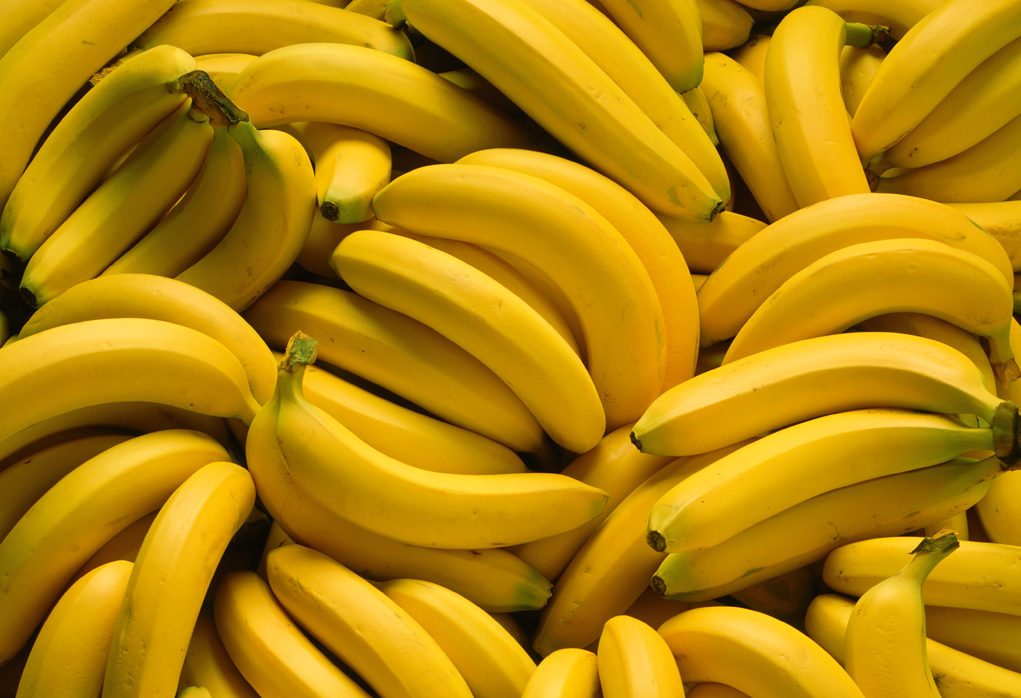
#> input picture Chapter 7/banana.png, 1021 x 698 px
$ python grayscale_histogram.py --image banana.png
#> lines starting #> are read from the running program, lines starting #| are printed output that depends on the picture
from matplotlib import pyplot as plt
import argparse
import cv2

ap = argparse.ArgumentParser()
ap.add_argument("-i", "--image", required = True, help = "Path to the image")
args = vars(ap.parse_args())

image = cv2.imread(args["image"])
#> image is the input picture: shape (698, 1021, 3); mean B, G, R 9.2, 132.6, 179

#convert to grayscale
image = cv2.cvtColor(image, cv2.COLOR_BGR2GRAY)
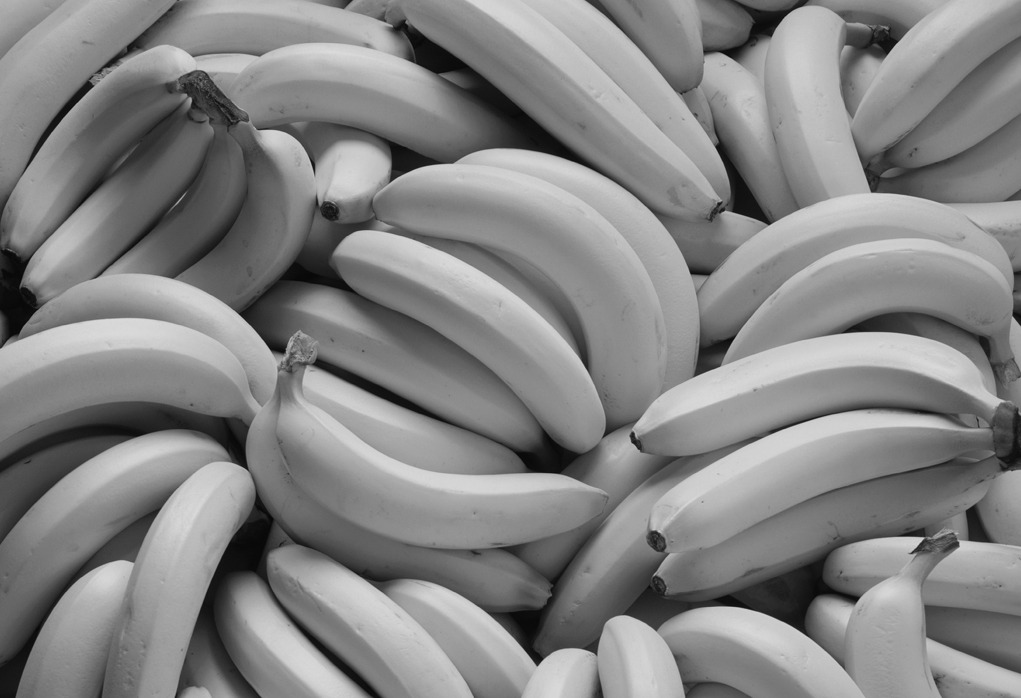
#> image: shape (698, 1021); min 7, max 219, mean 132.4
cv2.imshow("Original", image)
cv2.waitKey(0)

#Compute histogram
#Grayscale is one channel, so 0 is channels
#No mask
#256 bins
#Bin values from 0-256
hist = cv2.calcHist([image], [0], None, [256], [0, 256])
#> hist = 256 values, max 8109 at index 138, min 0 at index 0, mean 2783.8

#Create graph
plt.figure()
#Set title
plt.title("Grayscale Histogram")
#Title x-axis
plt.xlabel("Bins")
#Title y-axis
plt.ylabel("# of Pixels")
#Plots histogram
plt.plot(hist)
#Set x limit
plt.xlim([0, 256])
plt.show()
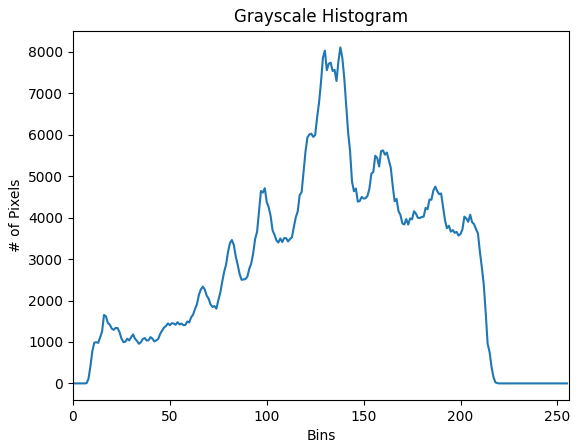
#> figure drawn by matplotlib, 1 panel; curve peaks at x = 138, y = 8109
cv2.waitKey(0)
